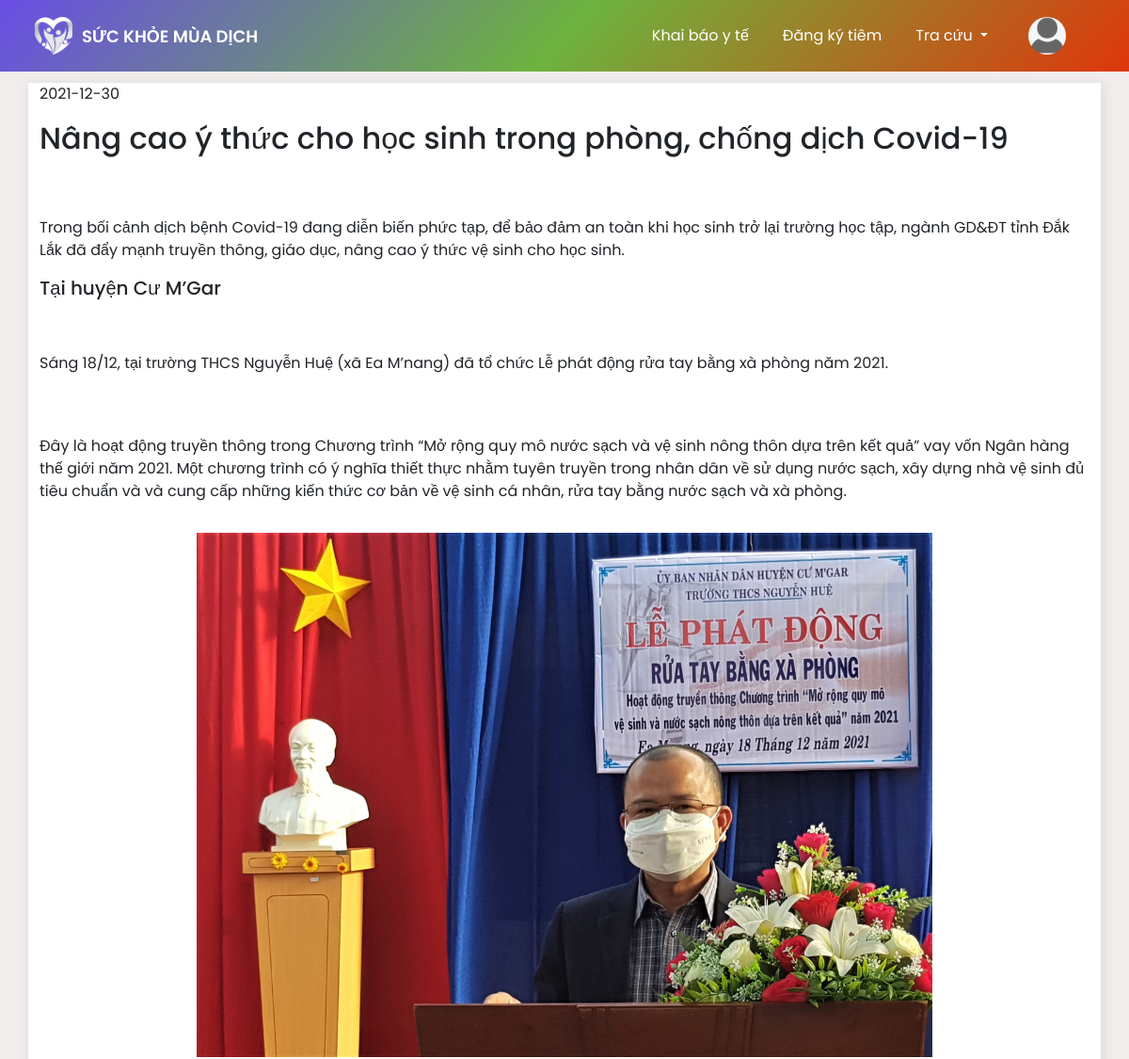
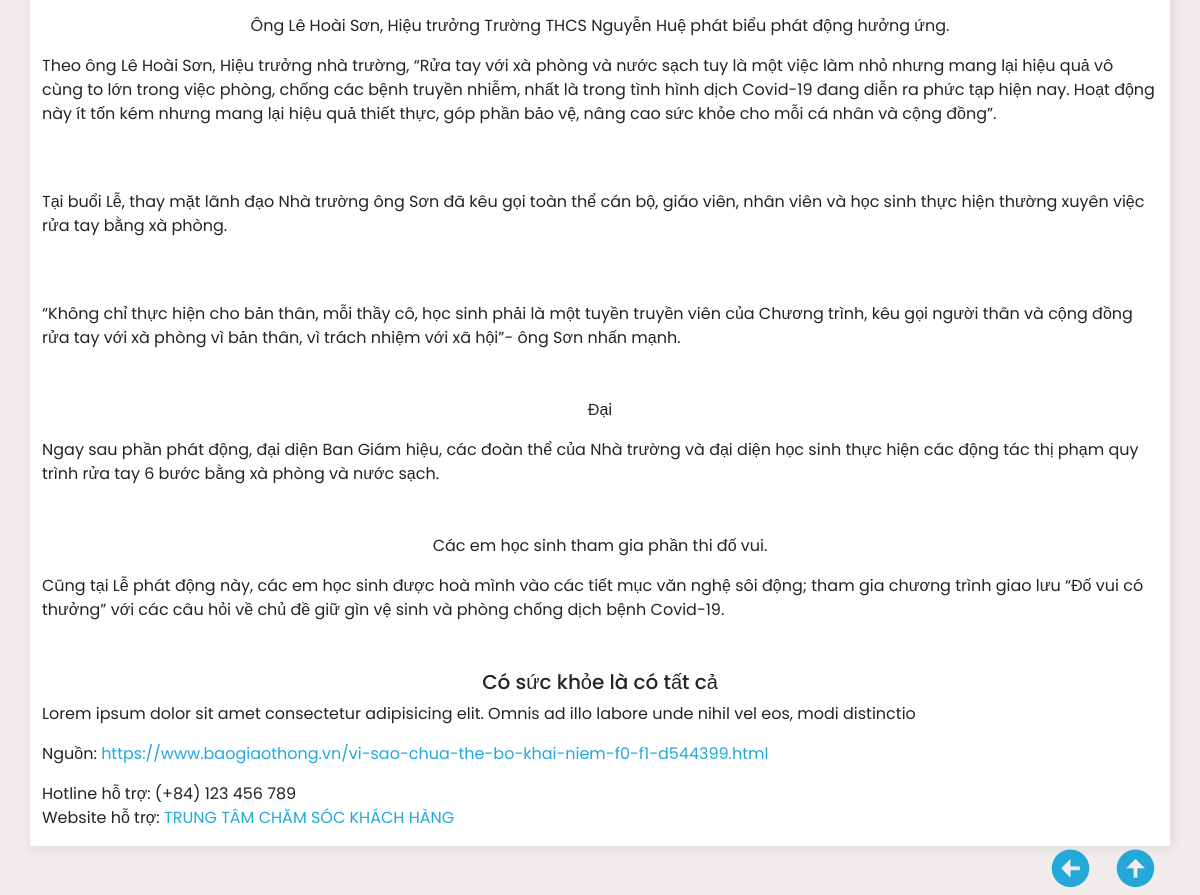
The app's page /?controller=post&acction=details&id=7 with its own data (2 pictures, top to bottom).
### tables this page shows
CREATE TABLE `post` (
  `id` int(11) NOT NULL,
  `Title` varchar(200) NOT NULL,
  `img` varchar(200) NOT NULL,
  `paragraph` varchar(500) NOT NULL,
  `date` date NOT NULL
);

CREATE TABLE `conten` (
  `id_conten` int(11) NOT NULL,
  `id` int(11) NOT NULL,
  `index_conten` int(11) NOT NULL,
  `h1` varchar(200) NOT NULL,
  `p` varchar(1000) NOT NULL,
  `img` varchar(200) NOT NULL,
  `imgName` varchar(200) NOT NULL
);

### Controllers/BaseController.php (called while the page is built, shortened)
<?php
    class BaseController{
        protected function view($viewpath , array $data=[]){
            require(self::VIEW_FODER_NAME.'/'.str_replace('.','/',$viewpath).'.php');
        }
    }

### Controllers/PostController.php (called while the page is built, shortened)
<?php
class PostController extends BaseController
{
    public function details(){
       $id = $_GET['id'];
       $condition = [
        'id' => $id
    ];
    $PostModel = new PostModel;
    $Title = $PostModel->findData(['*'], $condition);
    $ContenModel = new ContenModel;
    $oderby = [
        'column' => 'index_conten',
        'oder' => 'ASC'
    ];
    $content = $ContenModel->findDataOder(['*'], $oderby, $condition);
    $data = [$Title,$content];
    $this->view('details', $data);
    }
}

### index.php (called while the page is built, shortened)
<?php
require "./Core/Database.php";
require "./Controllers/BaseController.php";
require "./Models/BaseModel.php";
$acctionName = $_REQUEST['acction'] ?? 'index';
$controllerObject = new $controllerName;
$controllerObject-> $acctionName();

### Models/BaseModel.php (called while the page is built, shortened)
<?php
class BaseModel extends Database
{
    protected $connect;
    public function __construct()
    {
        $this->connect =  $this->connect();
    }
    public function  find($table,$select = ['*'] ,$condition = []){
        $conditionset = [];
        foreach($condition as $key => $value){
            array_push($conditionset,"${key}"."= '".$value ."'");
        }
        $conditionsetString = implode(' AND ',$conditionset);
        $column = implode(',',$select);
        $sql = "SELECT ${column} FROM ${table} WHERE ${conditionsetString}";
        $query = $this->_query($sql);
        $data = [];
        While($row = mysqli_fetch_assoc($query)){
           array_push($data,$row);
        }
        return $data;
    }
    public function  findOder($table,$select = ['*'],$orderby = [] ,$condition = []){
        $conditionset = [];
        foreach($condition as $key => $value){
            array_push($conditionset,"${key}"."= '".$value ."'");
        }
        $conditionsetString = implode(' AND ',$conditionset);
        $column = implode(',',$select);
        $oderstring = implode(' ',$orderby);
        if($oderstring){
            $sql = "SELECT ${column} FROM ${table} WHERE ${conditionsetString} ORDER BY ${oderstring}";
        }else
            $sql = "SELECT ${column} FROM ${table} WHERE ${conditionsetString}";
        $query = $this->_query($sql);
        $data = [];
        While($row = mysqli_fetch_assoc($query)){
           array_push($data,$row);
        }
        return $data;
    }
    private function _query($sql){
         return mysqli_query($this->connect,$sql);
    }
}

### Core/Database.php (called while the page is built, shortened)
<?php
class Database{
    public function connect(){
        $connect  = mysqli_connect(self:: HOST,self::USERNAME,self::PASSWORD,self::DB_NAME);
        if(mysqli_connect_errno() ==0){
            return $connect;
        }
    }
}

### Models/PostModel.php (called while the page is built, shortened)
<?php
class PostModel extends BaseModel
{
    public function findData($select = ['*'] ,$condition = [])
    {
        return $this->find(self::TABLE,$select,$condition);
    }
}

### Models/ContenModel.php (called while the page is built, shortened)
<?php
class ContenModel extends BaseModel
{
    public function findDataOder($select = ['*'] ,$orderby = [],$condition = [])
    {
        return $this->findOder(self::TABLE,$select,$orderby,$condition);
    }
}

### Views/details.php (the view)
<?php
require "./Views/header.php";
?>
<div class="container bg-white" style="box-shadow: 2px 2px 10px 3px rgba(0, 0, 0, 0.06);">
  <div class="row">
    <div class="col-md-12">
       <p><?php echo ($data[0][0]['date']); ?></p>
      <h2 class="mb-3 mt-3"><?php echo ($data[0][0]['Title']); ?></h2>
      <?php
      foreach ($data[1] as $value) {
      ?>
        <h5><?php echo ($value['h1']); ?></h5>
        <div class="image" style="text-align:center;">
          <img src="<?php echo ($value['img']); ?>" alt="" class="mb-3 mt-3" width="70%" height="auto">
          <p><?php echo ($value['imgName']); ?></p>
        </div>
        <p><?php echo ($value['p']); ?></p>
      <?php
      }
      ?>
      <h5 class="d-flex justify-content-center mt-5">Có sức khỏe là có tất cả</h5>
      <div class="contact">
        <p>Lorem ipsum dolor sit amet consectetur adipisicing elit. Omnis ad illo labore unde nihil vel eos, modi distinctio</p>
        <p>
          Nguồn:
          <a href="https://www.baogiaothong.vn/vi-sao-chua-the-bo-khai-niem-f0-f1-d544399.html" class="contact-link" style="text-decoration: none; color:#24a8d8">https://www.baogiaothong.vn/vi-sao-chua-the-bo-khai-niem-f0-f1-d544399.html</a>
        </p>
        <div class="contact-sdt">Hotline hỗ trợ: (+84) 123 456 789</div>
        <p>
          Website hỗ trợ:
          <a href="#" class="contact-link" style="text-decoration: none; color:#24a8d8">TRUNG TÂM CHĂM SÓC KHÁCH HÀNG</a>
        </p>
      </div>
    </div>
  </div>
</div>
<div class="container mb-5">
  <div class="arrow" style="display: flex; justify-content: end;">
    <a style="text-decoration: none; margin-right: 20px;" href="index.html">
      <i class="bx bxs-left-arrow-circle" style="font-size: 45px; color:#24a8d8"></i>
    </a>
    <a style="text-decoration: none;" href="#">
      <i class="bx bxs-up-arrow-circle" style="font-size: 45px; color:#24a8d8"></i>
    </a>
  </div>
</div>
<?php
require "./Views/footer.php";
?>

### Views/css/style.css (style rules this page uses)
* { padding: 0; margin: 0; box-sizing: border-box; font-family: 'Poppins', sans-serif; }
body { height: 100vh; background-color: rgb(241, 237, 237) !important; }
.row:first-child { margin-top: 5.5rem; }

### records on screen
post: date "2021-12-30", Title "Nâng cao ý thức cho học sinh trong phòng, chống dịch Covid-19"
conten: p "Trong bối cảnh dịch bệnh Covid-19 đang diễn biến phức tạp, để bảo đảm an toàn khi học sinh trở lại trường học tập, ngành GD&ĐT tỉnh Đắk Lắk đã đẩy mạnh truyền thông, giáo dục, nâng cao ý thức vệ sinh cho học sinh."
conten: h1 "Tại huyện Cư M’Gar", p "Sáng 18/12, tại trường THCS Nguyễn Huệ (xã Ea M’nang) đã tổ chức Lễ phát động rửa tay bằng xà phòng năm 2021."
conten: p "Đây là hoạt động truyền thông trong Chương trình “Mở rộng quy mô nước sạch và vệ sinh nông thôn dựa trên kết quả” vay vốn Ngân hàng thế giới năm 2021. Một chương trình có ý nghĩa thiết thực nhằm tuyên truyền trong nhân dân về sử dụng nước sạch, xây dựng nhà vệ sinh đủ tiêu chuẩn và và cung cấp những kiến thức cơ bản về vệ sinh cá nhân, rửa tay bằng nước sạch và xà phòng."
conten: img (picture), imgName "Ông Lê Hoài Sơn, Hiệu trưởng Trường THCS Nguyễn Huệ phát biểu phát động hưởng ứng.", p "Theo ông Lê Hoài Sơn, Hiệu trưởng nhà trường, “Rửa tay với xà phòng và nước sạch tuy là một việc làm nhỏ nhưng mang lại hiệu quả vô cùng to lớn trong việc phòng, chống các bệnh truyền nhiễm, nhất là trong tình hình dịch Covid-19 đang diễn ra phức tạp hiện nay. Hoạt động này ít tốn kém nhưng mang lại hiệu quả thiết thực, góp phần bảo vệ, nâng cao sức khỏe cho mỗi cá nhân và cộng đồng”."
conten: p "Tại buổi Lễ, thay mặt lãnh đạo Nhà trường ông Sơn đã kêu gọi toàn thể cán bộ, giáo viên, nhân viên và học sinh thực hiện thường xuyên việc rửa tay bằng xà phòng."
conten: p "“Không chỉ thực hiện cho bản thân, mỗi thầy cô, học sinh phải là một tuyền truyền viên của Chương trình, kêu gọi người thân và cộng đồng rửa tay với xà phòng vì bản thân, vì trách nhiệm với xã hội”- ông Sơn nhấn mạnh."
conten: imgName "Đại", p "Ngay sau phần phát động, đại diện Ban Giám hiệu, các đoàn thể của Nhà trường và đại diện học sinh thực hiện các động tác thị phạm quy trình rửa tay 6 bước bằng xà phòng và nước sạch."
conten: imgName "Các em học sinh tham gia phần thi đố vui.", p "Cũng tại Lễ phát động này, các em học sinh được hoà mình vào các tiết mục văn nghệ sôi động; tham gia chương trình giao lưu “Đố vui có thưởng” với các câu hỏi về chủ đề giữ gìn vệ sinh và phòng chống dịch bệnh Covid-19."
